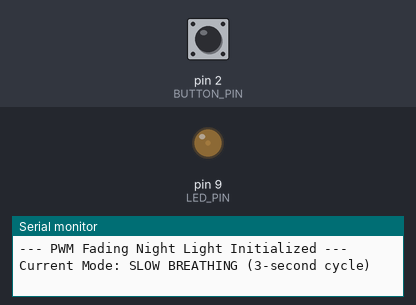
A sketch run on a simulated Arduino Uno, built with avr-gcc and run on an emulated ATmega328P. On the bench: output pins drawn as LEDs (lit = HIGH), the last lines printed to the serial monitor. Dashed ring = blinking. The inputs (shaded band) are chosen by the test bench; at power-on: pin 2 (BUTTON_PIN) LOW.

Above: at 1.2 s.
1.3 s: pin 2 (BUTTON_PIN) pulled HIGH for 0.15 s
At 2.89 s:
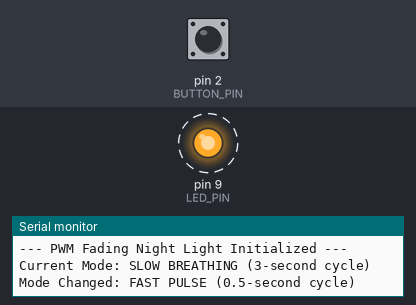
4.3 s: pin 2 (BUTTON_PIN) pulled HIGH for 1 s
7.3 s: pin 2 (BUTTON_PIN) pulled HIGH for 0.15 s
At 8.54 s:
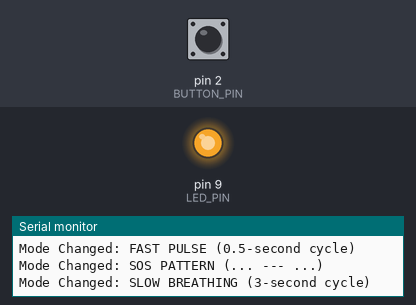
Timing chart, 0 to 16.3 s (numbered marks = the images above; inputs shaded):
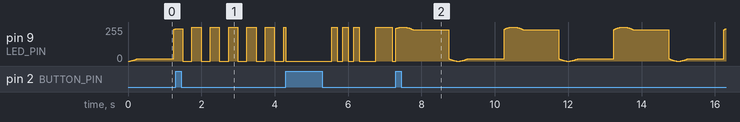

The sketch:

fading_light.ino
```cpp
/**
 * @file fading_light.ino
 * @author Vraj Ramavat
 * @brief PWM fading night light with three button-switchable modes.
 * Submitted for Q17.
 */

// Pin definitions
const int LED_PIN = 9;       // PWM-enabled pin
const int BUTTON_PIN = 2;    // Button pin for mode toggle

// Modes definition
enum LightMode {
  MODE_SLOW_BREATH,
  MODE_FAST_PULSE,
  MODE_SOS
};

LightMode currentMode = MODE_SLOW_BREATH;

// Button state variables
bool lastButtonState = LOW;
unsigned long lastDebounceTime = 0;
const unsigned long DEBOUNCE_DELAY = 50; // 50ms debounce

void setup() {
  pinMode(LED_PIN, OUTPUT);
  pinMode(BUTTON_PIN, INPUT); // Assumes external pull-down resistor

  Serial.begin(9600);
  Serial.println("--- PWM Fading Night Light Initialized ---");
  Serial.println("Current Mode: SLOW BREATHING (3-second cycle)");
}

void loop() {
  unsigned long currentMillis = millis();

  // 1. Debounce & read button to switch modes
  int reading = digitalRead(BUTTON_PIN);
  if (reading != lastButtonState) {
    if (currentMillis - lastDebounceTime > DEBOUNCE_DELAY) {
      lastButtonState = reading;
      if (reading == HIGH) {
        // Switch to the next mode
        if (currentMode == MODE_SLOW_BREATH) {
          currentMode = MODE_FAST_PULSE;
          Serial.println("Mode Changed: FAST PULSE (0.5-second cycle)");
        } else if (currentMode == MODE_FAST_PULSE) {
          currentMode = MODE_SOS;
          Serial.println("Mode Changed: SOS PATTERN (... --- ...)");
        } else {
          currentMode = MODE_SLOW_BREATH;
          Serial.println("Mode Changed: SLOW BREATHING (3-second cycle)");
        }
      }
    }
    lastDebounceTime = currentMillis;
  }

  // 2. Control LED intensity based on current mode
  int brightness = 0;
  float phase = 0.0;

  switch (currentMode) {
    case MODE_SLOW_BREATH:
      // 3-second cycle (3000ms)
      // Use sine wave to create breathing effect
      phase = (float)(currentMillis % 3000) / 3000.0 * 2.0 * PI;
      brightness = (sin(phase - PI/2.0) + 1.0) / 2.0 * 255.0;
      analogWrite(LED_PIN, brightness);
      break;

    case MODE_FAST_PULSE:
      // 0.5-second cycle (500ms)
      phase = (float)(currentMillis % 500) / 500.0 * 2.0 * PI;
      brightness = (sin(phase - PI/2.0) + 1.0) / 2.0 * 255.0;
      analogWrite(LED_PIN, brightness);
      break;

    case MODE_SOS:
      // Non-blocking SOS pattern
      // S: ... (3 dots = 150ms ON, 150ms OFF)
      // O: --- (3 dashes = 450ms ON, 150ms OFF)
      // S: ... (3 dots = 150ms ON, 150ms OFF)
      // Word Space: 1500ms
      unsigned long sosTime = currentMillis % 5550; // Total pattern duration: 5550ms

      if (sosTime < 150)         brightness = 255; // Dot 1
      else if (sosTime < 300)    brightness = 0;
      else if (sosTime < 450)    brightness = 255; // Dot 2
      else if (sosTime < 600)    brightness = 0;
      else if (sosTime < 750)    brightness = 255; // Dot 3
      else if (sosTime < 1200)   brightness = 0;   // Letter space
      else if (sosTime < 1650)   brightness = 255; // Dash 1
      else if (sosTime < 1800)   brightness = 0;
      else if (sosTime < 2250)   brightness = 255; // Dash 2
      else if (sosTime < 2400)   brightness = 0;
      else if (sosTime < 2850)   brightness = 255; // Dash 3
      else if (sosTime < 3300)   brightness = 0;   // Letter space
      else if (sosTime < 3450)   brightness = 255; // Dot 1
      else if (sosTime < 3600)   brightness = 0;
      else if (sosTime < 3750)   brightness = 255; // Dot 2
      else if (sosTime < 3900)   brightness = 0;
      else if (sosTime < 4050)   brightness = 255; // Dot 3
      else                       brightness = 0;   // Word space before repeating

      analogWrite(LED_PIN, brightness);
      break;
  }
}
```
